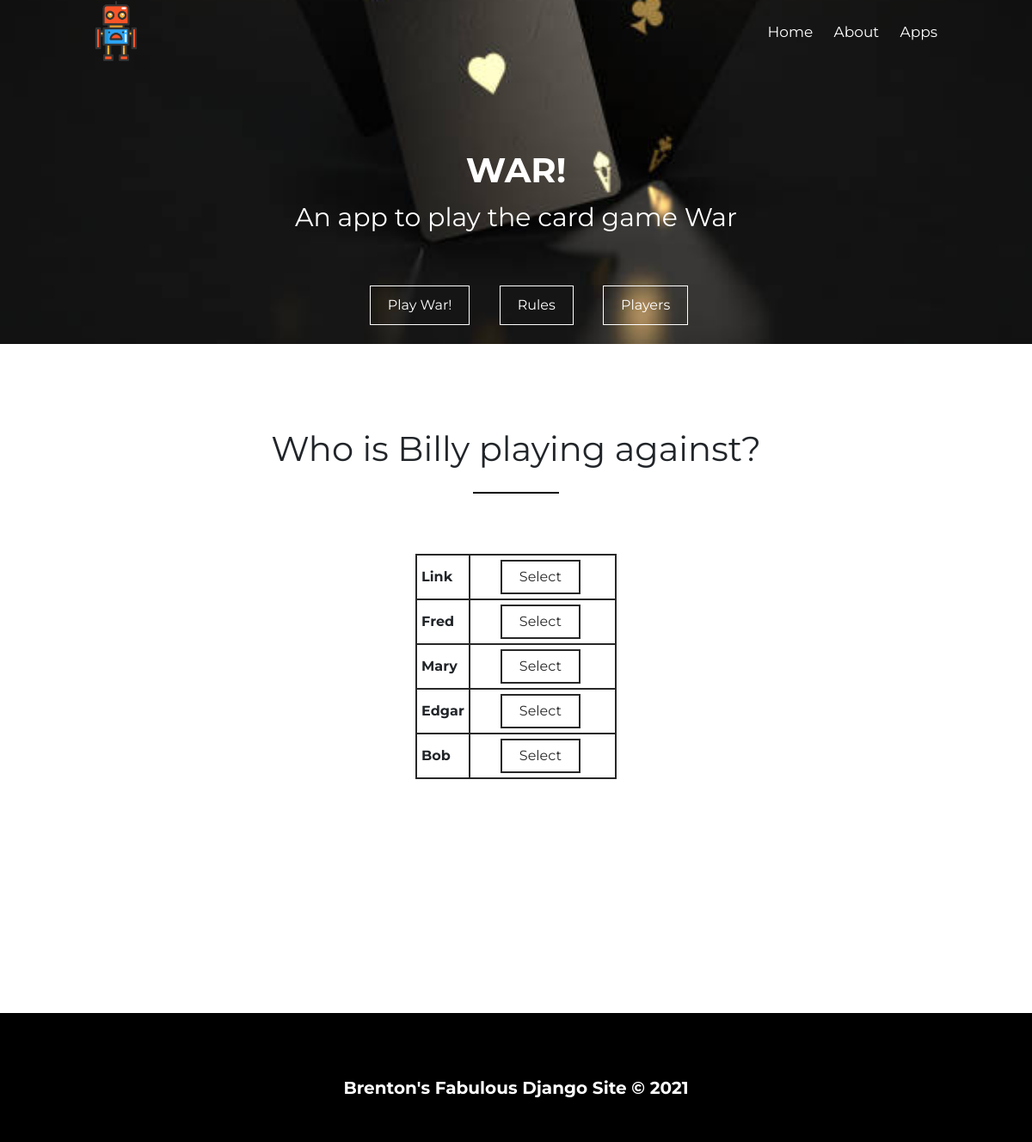
Screenshot of /war/play/1 with the database file from the repository.
### War/models.py (models this page shows, shortened)
class Player(models.Model):
    name = models.CharField(max_length=30)
    wins = models.IntegerField(default=0)
    losses = models.IntegerField(default=0)
    players = models.Manager()

### War/views.py (the view)
# urls.py: path('play/<int:id>', views.player2, name="player2"),
def player2(request, id):
    players = Player.players.all()
    player1 = Player.players.get(id=id)
    context = {
        'players': players,
        'player1': player1,
        }
    return render(request, 'War/player2.html', context)

### War/templates/War/player2.html
{% extends 'War/war_base.html' %}
{% load static %}
{% block pagetop-css %}cover-war-short{% endblock%}
{% block templatecontent %}
<section>
    <br><br>
    <h2 class="sub-title">Who is {{ player1.name }} playing against?</h2>
    <table class="player-table">
        {% for player in players %}
            {% if player.id != player1.id %}
                <tr>
                    <td class="bold">{{ player.name }}</td>
                    <td class="table-btn"><a href="{{player1.id}}/{{ player.id }}"><button class="contact-btn form-btn">Select</button></a></td>
                </tr>
            {% endif %}
        {% endfor %}
    </table>
    <br><br><br><br><br><br><br><br><br><br><br><br><br><br><br><br><br>
</section>
{% endblock %}

### static/css/styles.css (style rules this page uses)
html,body,div,span,applet,object,iframe,h1,h2,h3,h4,h5,h6,p,blockquote,pre,a,abbr,acronym,address,big,cite, code,del,dfn,em,img,ins,kbd,q,s,samp,small,strike,strong,sub,sup,tt,var,b,u,i,center,dl,dt,dd,ol,ul,li,fieldset, form,label,legend,table,caption,tbody,tfoot,thead,tr,th,td,article,aside,canvas,details,embed,figure,figcaption, footer,header,hgroup,menu,nav,output,ruby,section,summary,time,mark,audio,video { margin: 0; padding: 0; border: 0; font-size: 100%; font: inherit; vertical-align: baseline; }
article,aside,details,figcaption,figure,footer,header,hgroup,menu,nav,section { display: block; }
body { line-height: 1; font-family: "Montserrat", sans-serif; }
* { box-sizing: border-box; outline: 0; }
.portfolio-btn, .contact-btn { margin: 0 auto; display: inline-block; padding: 10px 20px; border: 1px solid white; background: transparent; color: white; text-decoration: none; transition: 0.3s; }
.contact-btn { margin-left: 30px; }
h2.sub-title { position: relative; display: block; margin: 70px auto; text-align: center; font-size: 40px; line-height: 40px; }
h2.sub-title::after { display: block; height: 2px; background-color: black; content: ""; width: 100px; margin: 30px auto 0 auto; }
button.form-btn { border: 2px solid #282828; color: #282828; }

### War/static/War/war.css (style rules this page uses)
table, th, td.player-table { margin: auto; }
.bold { font-weight: bold; }
table, th, td { border: 2px solid #282828; padding: 5px; }
.table-btn { padding-bottom: 5px; padding-right: 40px; white-space: nowrap; }

### rows the page displays
Player: name "Billy"
Player: name "Link"
Player: name "Fred"
Player: name "Mary"
Player: name "Edgar"
Player: name "Bob"
